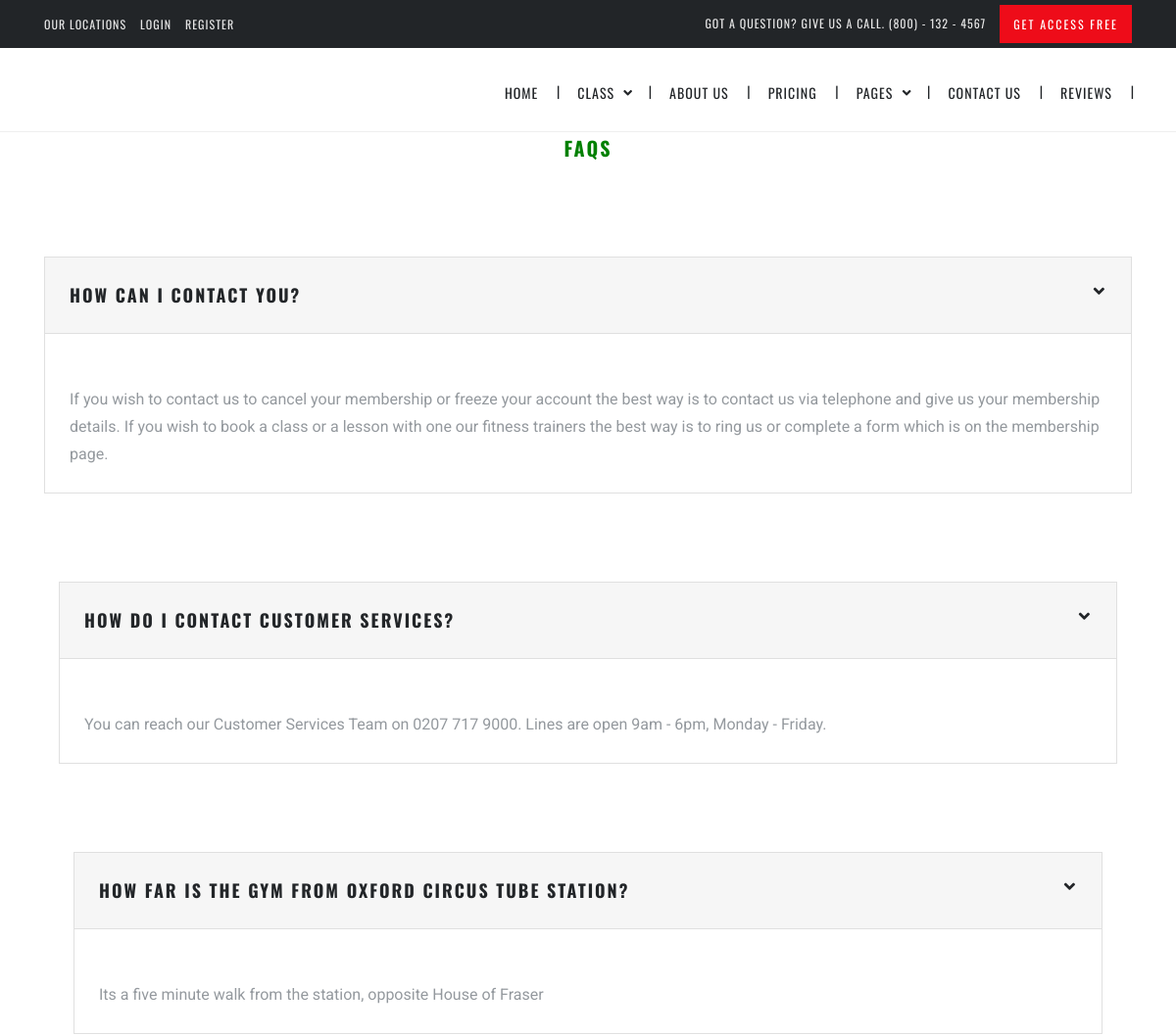
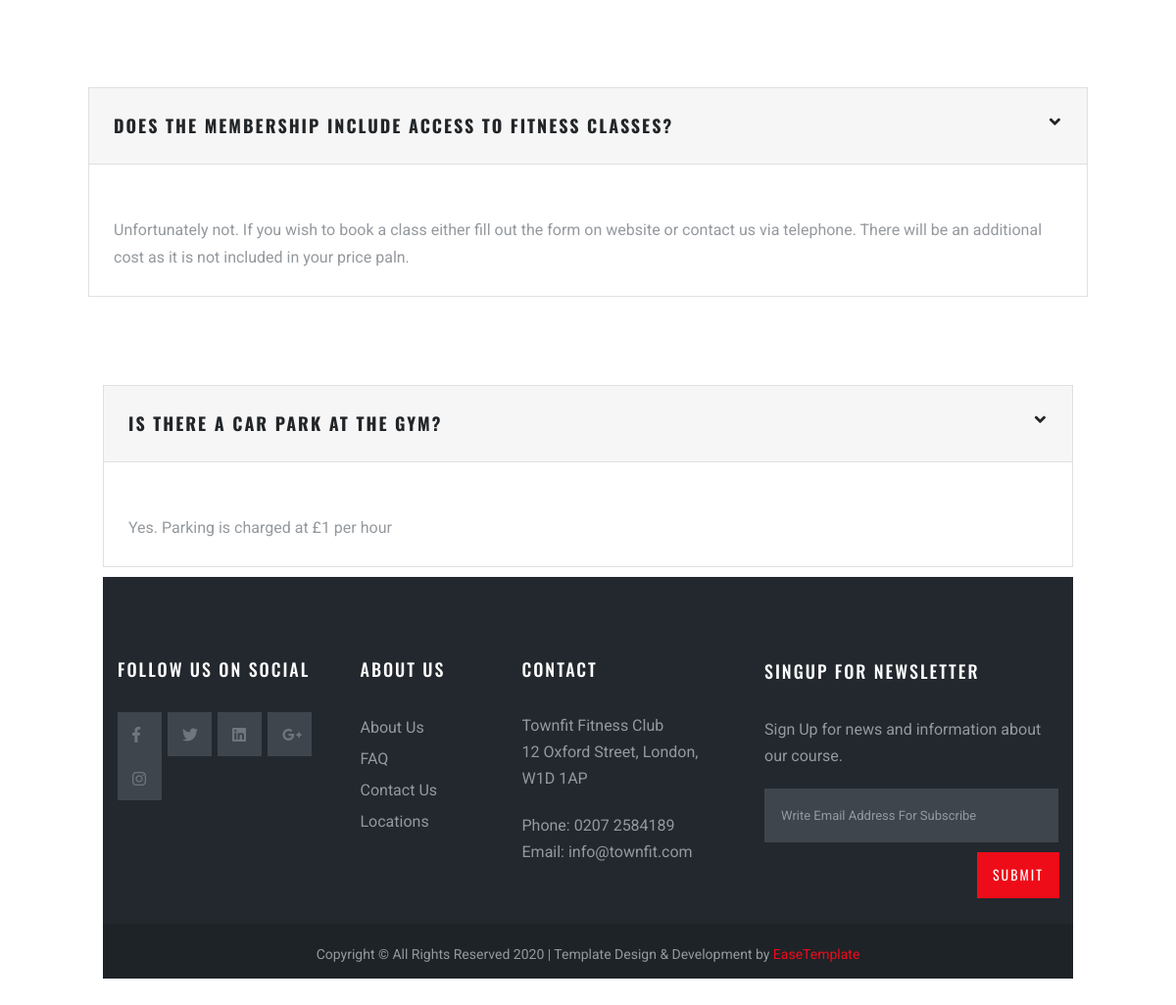
The app's page /faq.php with its own data (2 pictures, top to bottom).
### tables this page shows
CREATE TABLE `faqs` (
  `FAQ ID` int(2) NOT NULL,
  `Question` varchar(200) NOT NULL,
  `Answer` varchar(500) NOT NULL,
  `Name` varchar(300) NOT NULL,
  `Date` timestamp NOT NULL DEFAULT CURRENT_TIMESTAMP ON UPDATE CURRENT_TIMESTAMP
);

### faq.php (the view, shortened to what this page needs)
<?php include('connect.php');
?>
<!DOCTYPE html>
<html lang="en">
<head>
    <link href="css/bootstrap.min.css" rel="stylesheet">
    <link href="css/style.css" rel="stylesheet">
    <link href="fontawesome/css/fontawesome-all.css" rel="stylesheet">
</head>
<body>
    <div class="header-wrapper">
        <div class="top-header">
            <div class="container">
                <div class="row">
                    <div class="col-xl-6 col-lg-6 col-md-4 col-sm-12 col-12">
                        <div class="quick-info">
                            <span class="quick-info-text"><a href="location.html" class="quick-info-link">Our Locations</a></span>
                            <span class="quick-info-text"><a href="userlogin.php" class="quick-info-link">Login</a></span>
                            <span class="quick-info-text"><a href="userform.php" class="quick-info-link">Register</a></span>
                        </div>
                    </div>
                    <div class="col-xl-6 col-lg-6 col-md-8 col-sm-12 col-12 text-right  d-none d-xl-block d-lg-block d-md-block">
                        <div class="quick-info">
                            <p><span class="quick-info-text"> Got a Question? Give Us a Call. (800) - 132 - 4567</span> <a href="#" class="btn btn-default btn-xs">get access free</a></p>
                        </div>
                    </div>
                </div>
            </div>
        </div>
        <div class="header">
            <div class="container">
                <div class="row">
                    <div class="col-xl-3 col-lg-2 col-md-12 col-sm-12 col-12">
                        <div class="logo"> <a href="index.html"><img src="./images/logo.png" alt=""> </a> </div>
                    </div>
                    <div class="col-xl-9 col-lg-10 col-md-12 col-sm-12 col-12">
                        <div class="navigation">
                            <div id="navigation">
                                <ul>
                                    <li class="active"><a href="index.html">Home</a></li>
                                    <li class="has-sub"><a href="class-list.html">Class</a>
                                    </li>
                                    <li class="active"><a href="about.html">About us</a></li>
                                    <li class="active"><a href="membership-plan.html">Pricing</a></li>
                                    <li class="has-sub"><a href="#">Pages</a>
                                    </li>
                                    <li><a href="contact-us.html">Contact us</a></li>
                                    <li><a href="reviews.php">Reviews</a></li>
                                </ul>
                            </div>
                        </div>
                    </div>
                </div>
            </div>
        </div>
    </div>
    <center><h3> FAQs</h3></center>
    <?php
$res=$conn->query ("select * from faqs");
    while($r=mysqli_fetch_assoc($res)){
echo '<div class="content">';
echo '<div class="container">';
echo '<div class="row">';
echo '<div class="col-xl-12 col-lg-12 col-md-12 col-sm-12 col-12">';
echo '<div id="accordion">';
echo '<div class="accordion-card card">';
echo '<div class="accordion-card-header active" id="headingOne">';
echo '<h5 class="mb-0">';
echo '<a role="button" href="#" class="accordion-card-title" data-toggle="collapse" data-target="#collapseOne" aria-expanded="true" aria-controls="collapseOne">';
echo $r["Question"];
echo '<span class="fa fa-angle-down float-right"></span> </a></h5>';
echo '</div>';
echo '<div id="collapseOne" class="collapse show" aria-labelledby="headingOne" data-parent="#accordion">';
echo '<div class="card-body">';
echo "<br>";
    echo $r["Answer"];
echo '</div>';
echo '</div>';
echo '</div>';}
?>
<div class="footer">
     <div class="container">
            <div class="row ">
                <div class="col-xl-3 col-lg-4 col-md-6 col-sm-12 col-12 ">
                    <div class="footer-widget ">
                        <div class="footer-title">FOLLOW US ON SOCIAL</div>
                        <div class="social-icon"> <a href="http://facebook.com " class="btn-social-square"><i class="fab fa-facebook-f "></i></a> <a href="http://twitter.com " class="btn-social-square "><i class="fab fa-twitter "></i></a> <a href="http://linkedin.com " class="btn-social-square "><i class="fab fa-linkedin "></i></a> <a href="http://googleplus.com" class="btn-social-square"><i class="fab fa-google-plus-g "></i></a> <a href="http://instagram.com " class="btn-social-square "><i class="fab fa-instagram "></i></a> </div>
                    </div>
                </div>
                <div class="col-xl-2 col-lg-2 col-md-3 col-sm-6 col-6 ">
                    <div class="footer-widget ">
                        <div class="footer-title">About us</div>
                        <ul class="list-unstyled">
                            <li><a href="about.html">About Us</a></li>
                            <li><a href="faq.php">FAQ</a></li>
                            <li><a href="contact-us.html">Contact Us</a></li>
                            <li><a href="location.html">Locations</a></li>
                        </ul>
                    </div>
                </div>
                <div class="col-xl-3 col-lg-2 col-md-3 col-sm-6 col-6 ">
                    <div class="footer-widget ">
                        <div class="footer-title">Contact </div>
                        <p>Townfit Fitness Club
                            <br> 12 Oxford Street, London, W1D 1AP
                        </p>
                        <p class="mb0">Phone: 0207 2584189</p>
                        <p class="mb0">Email: info@townfit.com</p>
                    </div>
                </div>
                <div class="col-xl-4 col-lg-4 col-md-12 col-sm-12 col-12 ">
                    <div class="footer-widget footer-newsletter ">
                        <h3 class="footer-title">Singup for newsletter</h3>
                        <p>Sign Up for news and information about our course.</p>
                        <form>
                            <div class="input-group">
                                <input type="text" class="form-control" placeholder="Write email address for subscribe">
                            </div>
                            <button class="btn btn-default mt10 float-right" type="button">submit</button>
                        </form>
                    </div>
                </div>
            </div>
        </div>
        <div class="tiny-footer">
            <div class="container">
                <div class="row ">
                    <div class="col-xl-12 col-lg-12 col-md-12 col-sm-12 col-12 ">
                        <p class="mt-2">Copyright © All Rights Reserved 2020 | Template Design & Development by <a href="https://easetemplate.com/ " target="_blank" class="copyrightlink">EaseTemplate</a></p>
                    </div>
                </div>
            </div>
        </div>
    </div>
    </body>
</html>

### records on screen
faqs: Question "HOW CAN I CONTACT YOU?", Answer "If you wish to contact us to cancel your membership or freeze your account the best way is to contact us via telephone and give us your membership details. If you wish to book a class or a lesson with one our fitness trainers the best way is to ring us or complete a form which is on the membership page."
faqs: Question "HOW DO I CONTACT CUSTOMER SERVICES?", Answer "You can reach our Customer Services Team on 0207 717 9000. Lines are open 9am - 6pm, Monday - Friday."
faqs: Question "HOW FAR IS THE GYM FROM OXFORD CIRCUS TUBE STATION?", Answer "Its a five minute walk from the station, opposite House of Fraser"
faqs: Question "DOES THE MEMBERSHIP INCLUDE ACCESS TO FITNESS CLASSES?", Answer "Unfortunately not. If you wish to book a class either fill out the form on website or contact us via telephone. There will be an additional cost as it is not included in your price paln."
faqs: Question "IS THERE A CAR PARK AT THE GYM?", Answer "Yes. Parking is charged at £1 per hour"
